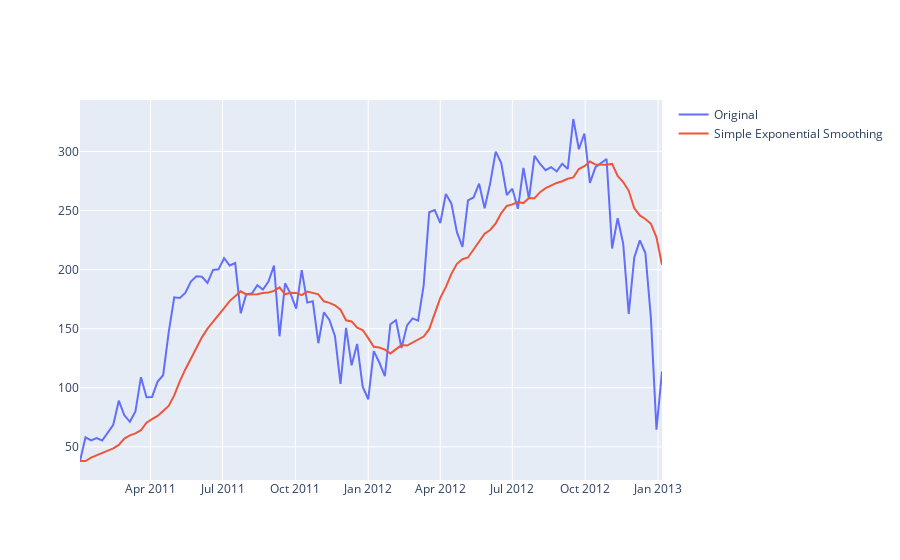

Source (notebook cell):
### Code cell
iplot(Figure(data=[Scatter(x = df_agg.index,
                          y = df_agg['mean'],
                          name = 'Original'),
                  Scatter(x = df_agg.index,
                         y = df_agg['ses'],
                         name = 'Simple Exponential Smoothing')]))
